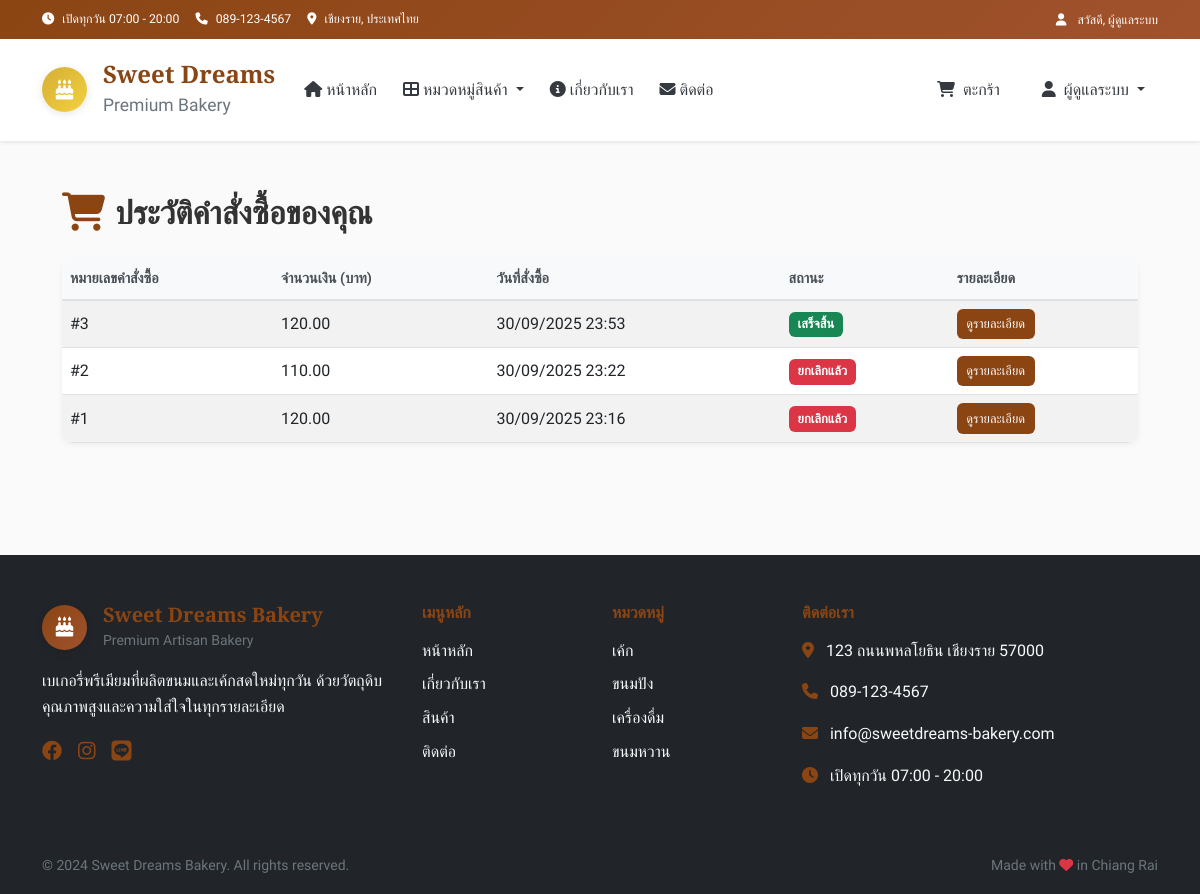
The page /admin/order_history (signed in) on the database its author committed.
### tables this page shows
CREATE TABLE orders (
        id INTEGER PRIMARY KEY AUTOINCREMENT,
        user_id INTEGER,
        total_amount DECIMAL(10,2) NOT NULL,
        status TEXT DEFAULT 'pending',
        customer_name TEXT NOT NULL,
        customer_phone TEXT NOT NULL,
        customer_address TEXT,
        cancelled_at DATETIME,
        notes TEXT,
        delivery_method TEXT DEFAULT 'delivery',
        created_at TIMESTAMP DEFAULT CURRENT_TIMESTAMP,
        FOREIGN KEY (user_id) REFERENCES users (id)
    );

CREATE TABLE categories (
        id INTEGER PRIMARY KEY AUTOINCREMENT,
        name TEXT UNIQUE NOT NULL,
        name_en TEXT,
        icon TEXT,
        description TEXT,
        display_order INTEGER DEFAULT 0
    );

### app.py (the view)
@app.route("/admin/order_history")
def admin_order_history():
    if session.get('role') != 'admin':
        flash("คุณไม่มีสิทธิ์เข้าถึงหน้านี้", "danger")
        return redirect(url_for("index"))
    conn = get_db_connection()
    orders = conn.execute("""
        SELECT o.*, u.username, u.email
        FROM orders o
        JOIN users u ON o.user_id = u.id
        ORDER BY o.created_at DESC
    """).fetchall()
    conn.close()
    return render_template("admin_order_history.html", orders=orders)

### templates/admin_order_history.html (shortened to what this page needs)
{% extends "layout.html" %}
{% block extra_css %}
<link rel="stylesheet" href="{{ url_for('static', filename='css/admin_orders_his.css') }}">
{% endblock %}
{% block content %}
<div class="orders-page">
    <div class="container py-5">
        <h2 class="mb-4">
            {% if is_admin %}
                รายการคำสั่งซื้อทั้งหมด
            {% else %}
                ประวัติคำสั่งซื้อของคุณ
            {% endif %}
        </h2>
        {% if orders %}
        <table class="table table-striped align-middle">
            <thead>
                <tr>
                    <th>หมายเลขคำสั่งซื้อ</th>
                    <th>จำนวนเงิน (บาท)</th>
                    <th>วันที่สั่งซื้อ</th>
                    <th>สถานะ</th>
                    <th>รายละเอียด</th>
                </tr>
            </thead>
            <tbody>
                {% for order in orders %}
                <tr>
                    <td>#{{ order.id }}</td>
                    <td>{{ "%.2f"|format(order.total_amount) }}</td>
                    <td>{{ order.created_at | to_bangkok }}</td>
                    <td>
                        {% if order.status == 'pending' %}
                            <span class="badge bg-warning text-dark">รอดำเนินการ</span>
                        {% elif order.status == 'processing' %}
                            <span class="badge bg-info text-white">กำลังจัดเตรียม</span>
                        {% elif order.status == 'completed' %}
                            <span class="badge bg-success text-white">เสร็จสิ้น</span>
                        {% elif order.status == 'cancelled' %}
                            <span class="badge bg-danger text-white">ยกเลิกแล้ว</span>
                        {% else %}
                            <span class="badge bg-secondary text-white">{{ order.status }}</span>
                        {% endif %}
                    </td>
                    <td>
                        <a href="{{ url_for('order_detail', order_id=order.id) }}" class="btn btn-sm btn-primary">
                            ดูรายละเอียด
                        </a>
                    </td>
                </tr>
                {% endfor %}
            </tbody>
        </table>
        {% else %}
        <p>{% if is_admin %}ยังไม่มีคำสั่งซื้อใด{% else %}คุณยังไม่มีคำสั่งซื้อ{% endif %}</p>
        {% endif %}
    </div>
</div>
{% endblock %}

### templates/layout.html (shortened to what this page needs)
<!DOCTYPE html>
<html lang="th" data-bs-theme="light">
<head>
    <link href="https://cdn.jsdelivr.net/npm/bootstrap@5.0.2/dist/css/bootstrap.min.css" rel="stylesheet">
    <link rel="stylesheet" href="https://cdnjs.cloudflare.com/ajax/libs/font-awesome/6.4.0/css/all.min.css">
    <link rel="stylesheet" href="{{ url_for('static', filename='css/main.css') }}">
    {% if session.get('role') == 'admin' %}
    <link rel="stylesheet" href="{{ url_for('static', filename='css/admin.css') }}">
    {% endif %}
    {% block extra_css %}{% endblock %}
</head>
<body>
    <header>
        <div class="top-bar bg-primary text-white py-2">
            <div class="container">
                <div class="row align-items-center">
                    <div class="col-md-8">
                        <small class="d-flex align-items-center flex-wrap gap-3">
                            <span><i class="fas fa-clock me-2"></i>เปิดทุกวัน 07:00 - 20:00</span>
                            <span><i class="fas fa-phone me-2"></i>089-123-4567</span>
                            <span><i class="fas fa-map-marker-alt me-2"></i>เชียงราย, ประเทศไทย</span>
                        </small>
                    </div>
                    <div class="col-md-4 text-end">
                        {% if session.get('user_id') %}
                            <small>
                                <i class="fas fa-user me-2"></i>
                                สวัสดี, {{ session.get('full_name') or session.get('username') }}
                            </small>
                        {% endif %}
                    </div>
                </div>
            </div>
        </div>
    </header>
    <nav class="navbar navbar-expand-lg navbar-light bg-white shadow-sm sticky-top" aria-label="Main navigation">
        <div class="container">
            <a class="navbar-brand d-flex align-items-center" href="{{ url_for('index') }}">
                <div class="logo-container me-3">
                    <div class="logo-circle">
                        <i class="fas fa-birthday-cake" aria-hidden="true"></i>
                    </div>
                </div>
                <div class="brand-info d-none d-md-block">
                    <h4 class="mb-0 brand-name">Sweet Dreams</h4>
                    <small class="text-muted">Premium Bakery</small>
                </div>
            </a>
            <div class="collapse navbar-collapse" id="navbarNav">
                <ul class="navbar-nav me-auto mb-2 mb-lg-0">
                    <li class="nav-item">
                        <a class="nav-link fw-500 {% if request.endpoint == 'index' %}active{% endif %}" href="{{ url_for('index') }}">
                            <i class="fas fa-home me-1"></i>หน้าหลัก
                        </a>
                    </li>
                    <li class="nav-item dropdown">
                        <a class="nav-link dropdown-toggle fw-500" href="#" role="button" data-bs-toggle="dropdown" aria-expanded="false">
                            <i class="fas fa-th-large me-1"></i>หมวดหมู่สินค้า
                        </a>
                    </li>
                    <li class="nav-item">
                        <a class="nav-link fw-500" href="{{ url_for('index') }}#about">
                            <i class="fas fa-info-circle me-1"></i>เกี่ยวกับเรา
                        </a>
                    </li>
                    <li class="nav-item">
                        <a class="nav-link fw-500" href="{{ url_for('index') }}#contact">
                            <i class="fas fa-envelope me-1"></i>ติดต่อ
                        </a>
                    </li>
                </ul>
                <ul class="navbar-nav ms-auto">
                    <li class="nav-item me-3">
                        <a class="nav-link position-relative fw-500 cart-link" href="{{ url_for('cart') }}">
                            <i class="fas fa-shopping-cart me-1"></i>
                            <span class="d-none d-lg-inline">ตะกร้า</span>
                        </a>
                    </li>
                    {% if session.get('user_id') %}
                        <li class="nav-item dropdown">
                            <a class="nav-link dropdown-toggle fw-500" href="#" role="button" data-bs-toggle="dropdown" aria-expanded="false">
                                <i class="fas fa-user me-1"></i>
                                <span class="d-none d-lg-inline">{{ session.get('full_name') or session.get('username') }}</span>
                            </a>
                        </li>
                    {% endif %}
                </ul>
            </div>
        </div>
    </nav>
    <main>
        {% block content %}{% endblock %}
    </main>
    <footer class="bg-dark text-white mt-5">
        <div class="container py-5">
            <div class="row gy-4">
                <div class="col-lg-4">
                    <div class="d-flex align-items-center mb-3">
                        <div class="logo-circle bg-primary me-3">
                            <i class="fas fa-birthday-cake text-white" aria-hidden="true"></i>
                        </div>
                        <div>
                            <h5 class="mb-0 text-primary">Sweet Dreams Bakery</h5>
                            <small class="text-muted">Premium Artisan Bakery</small>
                        </div>
                    </div>
                    <p class="text-light">
                        เบเกอรี่พรีเมียมที่ผลิตขนมและเค้กสดใหม่ทุกวัน
                        ด้วยวัตถุดิบคุณภาพสูงและความใส่ใจในทุกรายละเอียด
                    </p>
                    <div class="d-flex gap-3">
                        <a href="#" class="text-primary fs-5" aria-label="Facebook"><i class="fab fa-facebook"></i></a>
                        <a href="#" class="text-primary fs-5" aria-label="Instagram"><i class="fab fa-instagram"></i></a>
                        <a href="#" class="text-primary fs-5" aria-label="Line"><i class="fab fa-line"></i></a>
                    </div>
                </div>
                <div class="col-lg-2 col-md-6">
                    <h6 class="text-primary mb-3">เมนูหลัก</h6>
                    <ul class="list-unstyled">
                        <li class="mb-2"><a href="{{ url_for('index') }}" class="text-light text-decoration-none">หน้าหลัก</a></li>
                        <li class="mb-2"><a href="{{ url_for('index') }}#about" class="text-light text-decoration-none">เกี่ยวกับเรา</a></li>
                        <li class="mb-2"><a href="{{ url_for('index') }}#products" class="text-light text-decoration-none">สินค้า</a></li>
                        <li class="mb-2"><a href="{{ url_for('index') }}#contact" class="text-light text-decoration-none">ติดต่อ</a></li>
                    </ul>
                </div>
                <div class="col-lg-2 col-md-6">
                    <h6 class="text-primary mb-3">หมวดหมู่</h6>
                    <ul class="list-unstyled">
                        {% if categories %}
                            {% for category in categories[:4] %}
                            <li class="mb-2">
                                <a href="{{ url_for('category_by_id', category_id=category.id) }}" class="text-light text-decoration-none">
                                    {{ category.name }}
                                </a>
                            </li>
                            {% endfor %}
                        {% endif %}
                    </ul>
                </div>
                <div class="col-lg-4">
                    <h6 class="text-primary mb-3">ติดต่อเรา</h6>
                    <div class="mb-3">
                        <i class="fas fa-map-marker-alt text-primary me-2"></i>
                        <span class="text-light">123 ถนนพหลโยธิน เชียงราย 57000</span>
                    </div>
                    <div class="mb-3">
                        <i class="fas fa-phone text-primary me-2"></i>
                        <span class="text-light">089-123-4567</span>
                    </div>
                    <div class="mb-3">
                        <i class="fas fa-envelope text-primary me-2"></i>
                        <span class="text-light">info@sweetdreams-bakery.com</span>
                    </div>
                    <div>
                        <i class="fas fa-clock text-primary me-2"></i>
                        <span class="text-light">เปิดทุกวัน 07:00 - 20:00</span>
                    </div>
                </div>
            </div>
        </div>
        <div class="bg-black py-3">
            <div class="container">
                <div class="row align-items-center">
                    <div class="col-md-6">
                        <small class="text-muted">
                            © 2024 Sweet Dreams Bakery. All rights reserved.
                        </small>
                    </div>
                    <div class="col-md-6 text-md-end">
                        <small class="text-muted">
                            Made with <i class="fas fa-heart text-danger"></i> in Chiang Rai
                        </small>
                    </div>
                </div>
            </div>
        </div>
    </footer>
    <div class="toast-container position-fixed bottom-0 end-0 p-3" style="z-index: 1055;">
    </div>
</body>
</html>

### rows shown on the page
orders: id "3", total_amount "120.00", created_at|to_bangkok "30/09/2025 23:53", status "เสร็จสิ้น"
orders: id "2", total_amount "110.00", created_at|to_bangkok "30/09/2025 23:22", status "ยกเลิกแล้ว"
orders: id "1", total_amount "120.00", created_at|to_bangkok "30/09/2025 23:16", status "ยกเลิกแล้ว"
categories: name "เค้ก"
categories: name "ขนมปัง"
categories: name "เครื่องดื่ม"
categories: name "ขนมหวาน"

### other values the page prints
{{ session.get('full_name') or session.get('username') }} "ผู้ดูแลระบบ"
